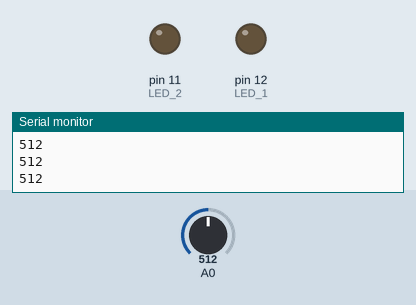
Simulated run of this sketch. Board: Arduino Uno, built with avr-gcc and run on an emulated ATmega328P. Shown: output pins drawn as LEDs (lit = HIGH), the last lines printed to the serial monitor. Inputs (shaded band) come from the test bench; at power-on: A0 = 512. Random numbers use the default seed unless the sketch sets one.

Above: at 1.2 s.
1.3 s: A0 set to 990
2.8 s: A0 set to 1009
At 4.1 s:
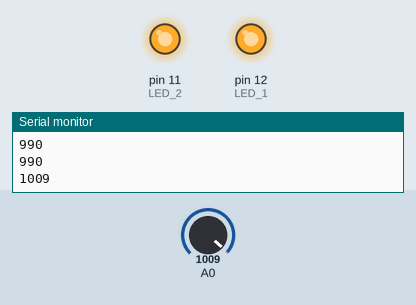
5.8 s: A0 set to 900
At 7.2 s:
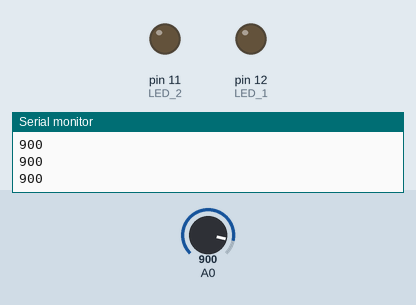
8.3 s: A0 set to 1010
At 11.0 s:
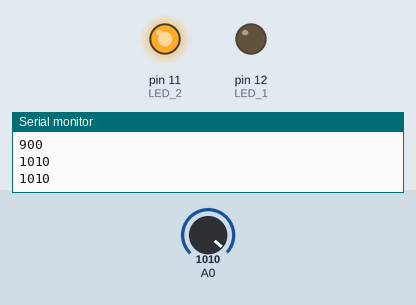
Timing chart, 0 to 13.8 s (numbered marks = the images above; inputs shaded):
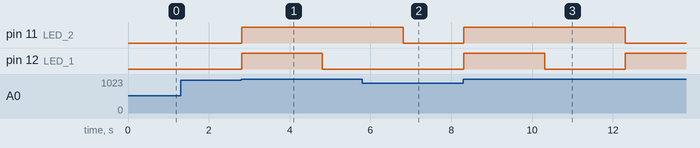

The sketch:

Compatibility_Machine-Xinran_Shi.ino
```cpp
//Xinran Shi's assignment for creative coding Week 10: Compatibility Machine
//reference: https://www.arduino.cc/reference/en/

int y=0;//define photo-resistor's pin number
int LED_1=12;//orange light: declare and initialize the LED 1 (pin number 12)
int LED_2=11;//green light: declare and initialize the LED 2 (pin number 11)
int result;

void setup(){
 Serial.begin(9600);//initialize serial communication at 9600 bits per second
   pinMode(LED_1,OUTPUT);//set pin 12 to output mode
   pinMode(LED_2,OUTPUT);//set pin 11 to input mode
   pinMode(y, INPUT_PULLUP);//set pin A0 to input_pullup mode
//about how to use randomSeed(), reference from: https://www.arduino.cc/reference/en/language/functions/random-numbers/randomseed/
randomSeed(analogRead(0));//reduce the regularity of random numbers
  }

void loop(){
//about how to use analogRead(), reference from: https://www.arduino.cc/reference/en/language/functions/analog-io/analogread/
   y=analogRead(0);//values read from the analog input pins of the arduino
   Serial.println(y);
   if(y>1000){ //1000 is the value tested from serial monitor, representing dark surrounding lights
    result=random(3); //result will generate a random number between 0 and 3 (0,1,2, not include 3)
//about how to use switch...case...,reference from: https://www.arduino.cc/reference/en/language/structure/control-structure/switchcase/
  switch(result){
        case 0: //case result = 0
        //orange LED turns on, green LED turns off
         digitalWrite(LED_1, HIGH);
         digitalWrite(LED_2, LOW);
         delay(2000);//wait 2000 milliseconds
          break; //jump out of the loop
        case 1: //case result = 1
        //green LED turns on, orange LED turns off
         digitalWrite(LED_2, HIGH);
         digitalWrite(LED_1, LOW);
         delay(2000);//wait 2000 milliseconds
          break; //jump out of the loop
      case 2: //case result =2
        //both orange and green LEDs turn on
        digitalWrite(LED_1, HIGH);
        digitalWrite(LED_2, HIGH);
        delay(2000); //wait 2000 milliseconds
          break;
}
}
   else{ //when the surrounding environment is bright, both LEDs turn off
         digitalWrite(LED_1, LOW);
         digitalWrite(LED_2, LOW);
   delay(1);//delay in between reads for stability
}
}
```

Measured:
- the behaviour switches between 1000 and 1001 on A0 (found by bisection; images 0 and 1)
- after the input at 2.8 s, pin 11 (LED_2): LOW → HIGH at once; pin 12 (LED_1): LOW → HIGH at once, → LOW 2.0 s later
- after the input at 5.8 s, pin 11 (LED_2): HIGH → LOW after 1.0 s
- after the input at 8.3 s, pin 11 (LED_2): LOW → HIGH at once, → LOW 4.0 s later; pin 12 (LED_1): LOW → HIGH at once, → LOW 2.0 s later, → HIGH 2.0 s later
